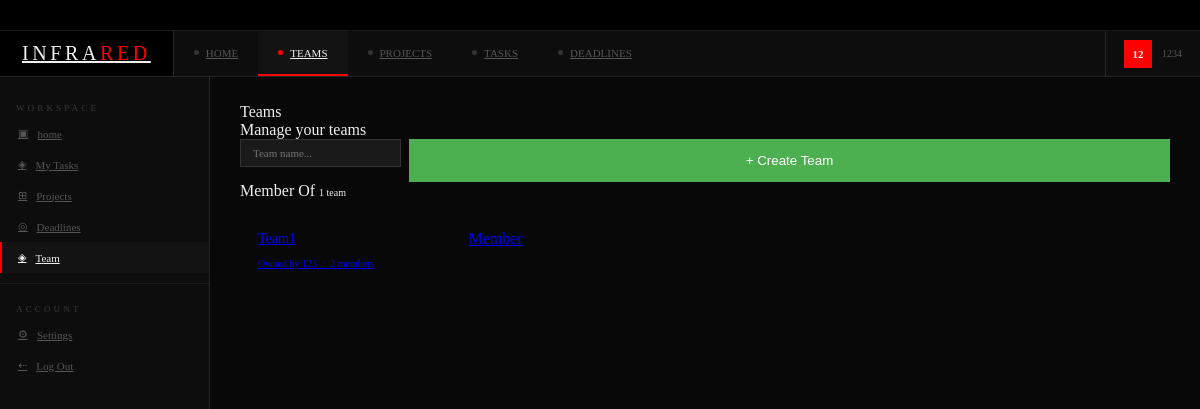
Page /teams (signed in) on the committed database.
### tables this page shows
CREATE TABLE Teams (
            TeamID        INTEGER PRIMARY KEY AUTOINCREMENT,
            TeamName      VARCHAR(50) NOT NULL,
            OwnerUsername VARCHAR(20) NOT NULL,
            FOREIGN KEY (OwnerUsername) REFERENCES User(Username)
        );

### app.py (the view)
@app.route("/teams")
def teams():
    if "Username" not in session:
        return redirect(url_for("login"))
    con = get_db()
    cur = con.cursor()
    cur.execute("""
        SELECT t.TeamID, t.TeamName,
               (SELECT COUNT(*) FROM TeamMembers WHERE TeamID = t.TeamID) as member_count
        FROM Teams t
        WHERE t.OwnerUsername = ?
    """, (session["Username"],))
    owned_teams = cur.fetchall()
    cur.execute("""
        SELECT t.TeamID, t.TeamName, t.OwnerUsername,
               (SELECT COUNT(*) FROM TeamMembers WHERE TeamID = t.TeamID) as member_count
        FROM Teams t
        JOIN TeamMembers tm ON t.TeamID = tm.TeamID
        WHERE tm.Username = ? AND t.OwnerUsername != ?
    """, (session["Username"], session["Username"]))
    member_teams = cur.fetchall()
    con.close()
    return render_template("teams.html", page="teams",
                           owned_teams=owned_teams,
                           member_teams=member_teams)

### app.py (called while the page is built)
def get_db():
    con = sqlite3.connect("Database.db")
    con.row_factory = sqlite3.Row
    return con

### templates/teams.html (shortened to what this page needs)
{% extends "base.html" %}
{% block content %}
<div class="page-hdr">
  <div>
    <div class="page-title">Teams</div>
    <div class="page-meta">Manage your teams</div>
  </div>
  <div class="hdr-actions">
    <form method="post" action="{{ url_for('create_team') }}" style="display:flex;gap:8px;">
      <input type="text" name="TeamName" placeholder="Team name..." required
        style="background:#1a1a1a;border:1px solid #333;color:#efefef;padding:7px 12px;
               font-family:var(--mono);font-size:11px;outline:none;width:180px;">
      <button type="submit" class="btn btn-primary">+ Create Team</button>
    </form>
  </div>
</div>
{% if member_teams %}
<div class="panel-hdr" style="margin-bottom:12px;">
  <span class="panel-title">Member Of</span>
  <span class="mono dimmed" style="font-size:10px;">{{ member_teams|length }} team{% if member_teams|length != 1 %}s{% endif %}</span>
</div>
<div style="display:grid;grid-template-columns:repeat(auto-fill,minmax(240px,1fr));gap:14px;">
  {% for team in member_teams %}
  <a href="{{ url_for('team_detail', team_id=team['TeamID']) }}" class="panel" style="display:block;padding:18px;transition:background 0.1s;">
    <div style="display:flex;align-items:center;justify-content:space-between;margin-bottom:10px;">
      <span style="font-size:14px;font-weight:500;">{{ team['TeamName'] }}</span>
      <span class="badge badge-grey">Member</span>
    </div>
    <div class="mono dimmed" style="font-size:10px;">Owned by {{ team['OwnerUsername'] }} &nbsp;·&nbsp; {{ team['member_count'] }} member{% if team['member_count'] != 1 %}s{% endif %}</div>
  </a>
  {% endfor %}
</div>
{% endif %}
{% endblock %}

### static/styles.css (style rules this page uses)
*, *::before, *::after { box-sizing: border-box; margin: 0; padding: 0; }
html, body { height: 100%; }
body { overflow-x: hidden; min-height: 100vh; background: #080808; color: #efefef; }
input[type="text"], input[type="password"] { width: 100%; padding: 10px; margin-bottom: 15px; background-color: #cccccc; border: 1px solid #000000; border-radius: 0px; box-sizing: border-box; }
button { width: 100%; padding: 10px; background-color: #4CAF50; color: white; border: none; border-radius: 0px; cursor: pointer; }
.app-wrap { display: flex; flex-direction: column; min-height: 100vh; }

### rows in the picture
Teams: TeamName "Team1", OwnerUsername "123", member_count "2"

### other values in the picture
{{ session['Username'][:2] | upper }} "12"
{{ session['Username'] }} "1234"
{{ member_teams|length }} "1"
